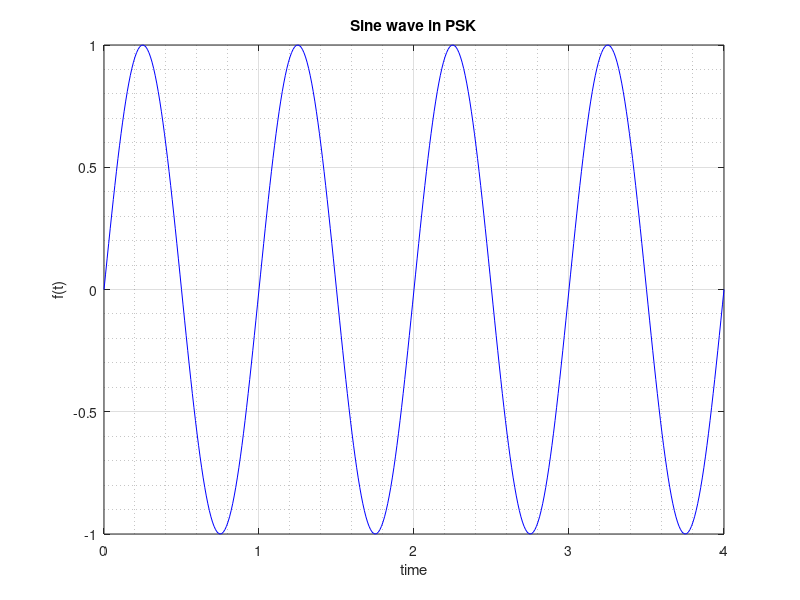

Recreate this plot in MATLAB. (Note: this script raises an error after producing the figure.)
t = 0 : 0.01 : 4f = 1A = 1y = A * sin(2 * pi * f * t)plot(t, y, 'b')hold ontitle('Sine wave in PSK')xlabel('time')ylabel('f(t)')grid ongrid minory2 = A2 * sin(2 * pi * f * t + 90 * pi / 180)plot(t, y2, 'r')